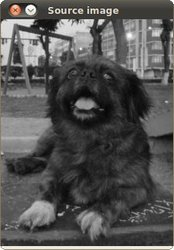
#> input picture Computer-Vision/opencv-course/images/dog1.jpeg, 174 x 250 px
$ python histogram.py
#> lines starting #> are read from the running program, lines starting #| are printed output that depends on the picture
from __future__ import print_function
import cv2 as cv
import matplotlib.pyplot as plt

if __name__ == "__main__":
    img = cv.imread('images/dog1.jpeg')
#> img is the input picture: shape (250, 174, 3); mean B, G, R 82.6, 83.6, 84.1
    gray_img = cv.cvtColor(img, cv.COLOR_BGR2GRAY)
    dst = cv.equalizeHist(gray_img)
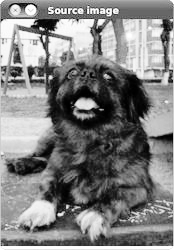
#> dst: shape (250, 174); min 0, max 255, mean 128.4
    gray_hst = cv.calcHist([gray_img], [0], None, [256], [0, 256])
#> gray_hst = 256 values, max 726 at index 58, min 0 at index 0, mean 169.9
    gray_hst_dst = cv.calcHist([dst], [0], None, [256], [0, 256])
#> gray_hst_dst = 256 values, max 726 at index 103, min 0 at index 11, mean 169.9
    cv.imshow('Source image', img)
    cv.imshow('Source gray image', dst)
    cv.imshow('Equalized Image', gray_img)

    plt.figure()
    plt.title("GrayScale Histogram")
    plt.xlabel('Bins')
    plt.ylabel('# of pixels')
    plt.plot(gray_hst_dst)
    plt.xlim([0, 255])
    plt.show()
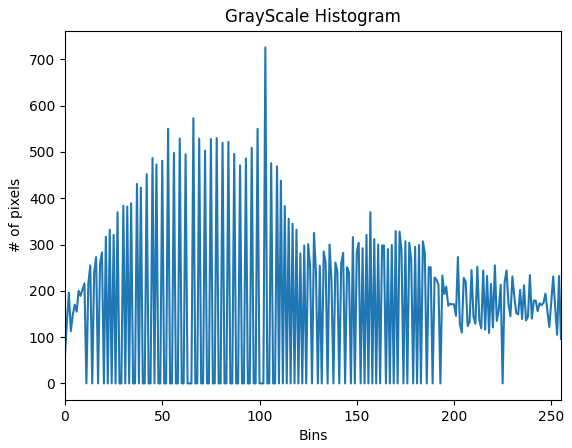
#> figure drawn by matplotlib, 1 panel; curve peaks at x = 103, y = 726
    cv.waitKey()

$ run again, with Computer-Vision/opencv-course/images/dog2.jpeg copied over Computer-Vision/opencv-course/images/dog1.jpeg
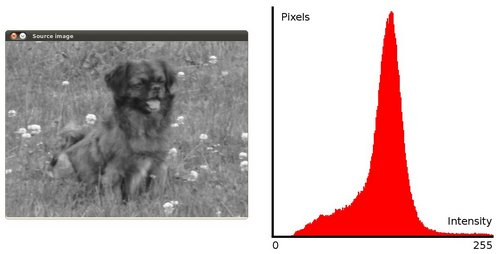
#> input picture Computer-Vision/opencv-course/images/dog2.jpeg, 500 x 254 px
#> img is the input picture: shape (254, 500, 3); mean B, G, R 187.5, 187.8, 204.2
#> `dst = cv.equalizeHist(gray_img)`:
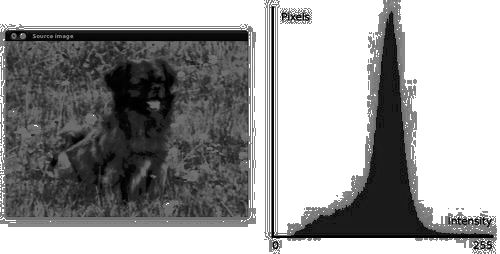
#> dst: shape (254, 500); min 0, max 255, mean 156.3
#> gray_hst = 256 values, max 59579 at index 255, min 0 at index 2, mean 496.1
#> gray_hst_dst = 256 values, max 59579 at index 255, min 0 at index 7, mean 496.1
#> `plt.show()`:
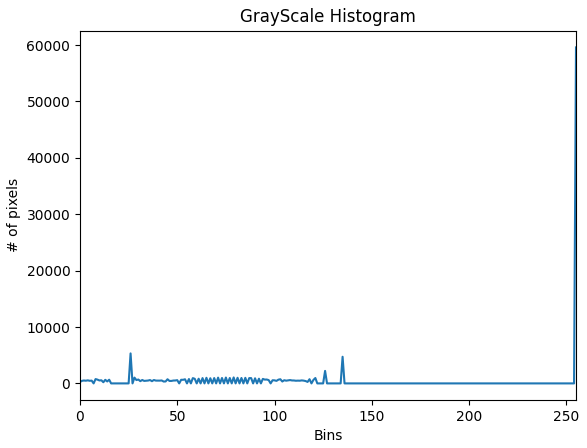
#> figure drawn by matplotlib, 1 panel; curve peaks at x = 255, y = 59579

$ run again, with Computer-Vision/opencv-course/images/grouppeople.jpeg copied over Computer-Vision/opencv-course/images/dog1.jpeg
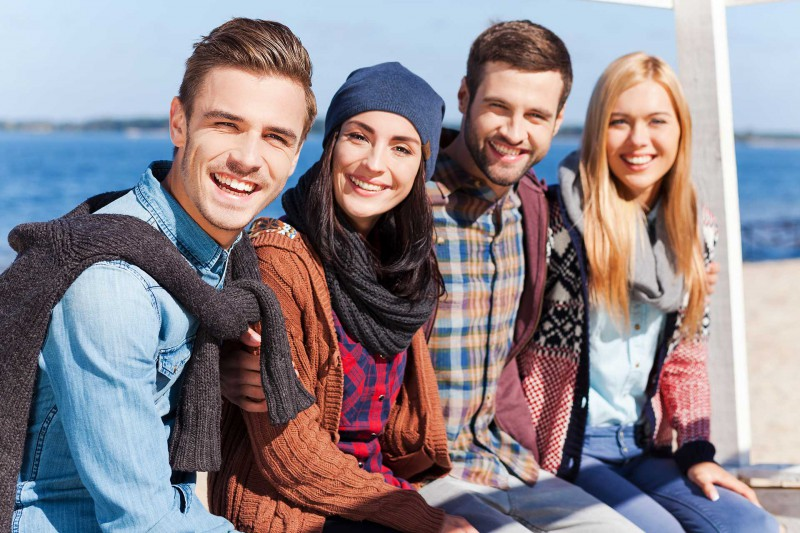
#> input picture Computer-Vision/opencv-course/images/grouppeople.jpeg, 800 x 533 px
#> img is the input picture: shape (533, 800, 3); mean B, G, R 139.7, 132.6, 141.4
#> `dst = cv.equalizeHist(gray_img)`:
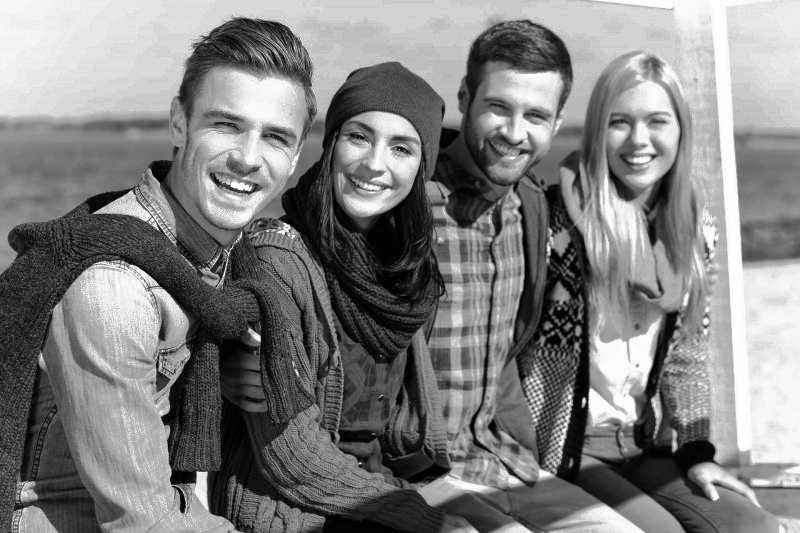
#> dst: shape (533, 800); min 0, max 255, mean 128.2
#> gray_hst = 256 values, max 9881 at index 212, min 14 at index 255, mean 1665.6
#> gray_hst_dst = 256 values, max 9881 at index 211, min 0 at index 36, mean 1665.6
#> `plt.show()`:
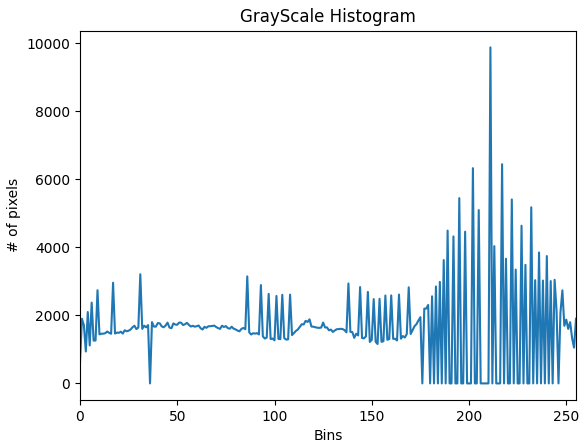
#> figure drawn by matplotlib, 1 panel; curve peaks at x = 211, y = 9881

$ run again, with Computer-Vision/opencv-course/images/oneperson.jpeg copied over Computer-Vision/opencv-course/images/dog1.jpeg
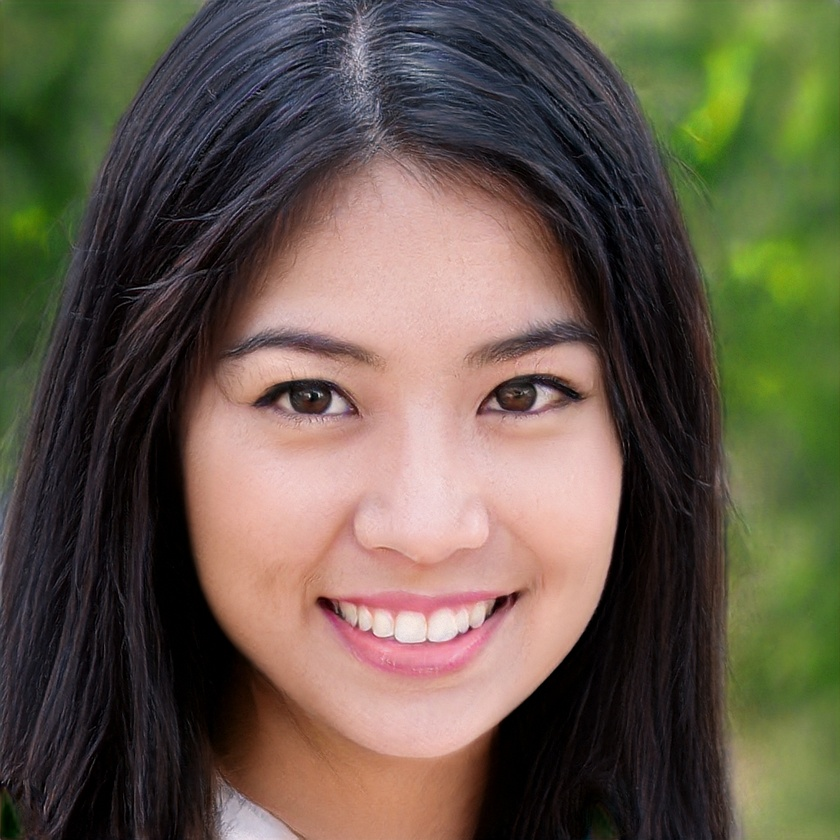
#> input picture Computer-Vision/opencv-course/images/oneperson.jpeg, 840 x 840 px, shrunk from 1024 x 1024 before the run
#> img is the input picture: shape (840, 840, 3); mean B, G, R 74.5, 90, 100.7
#> `dst = cv.equalizeHist(gray_img)`:
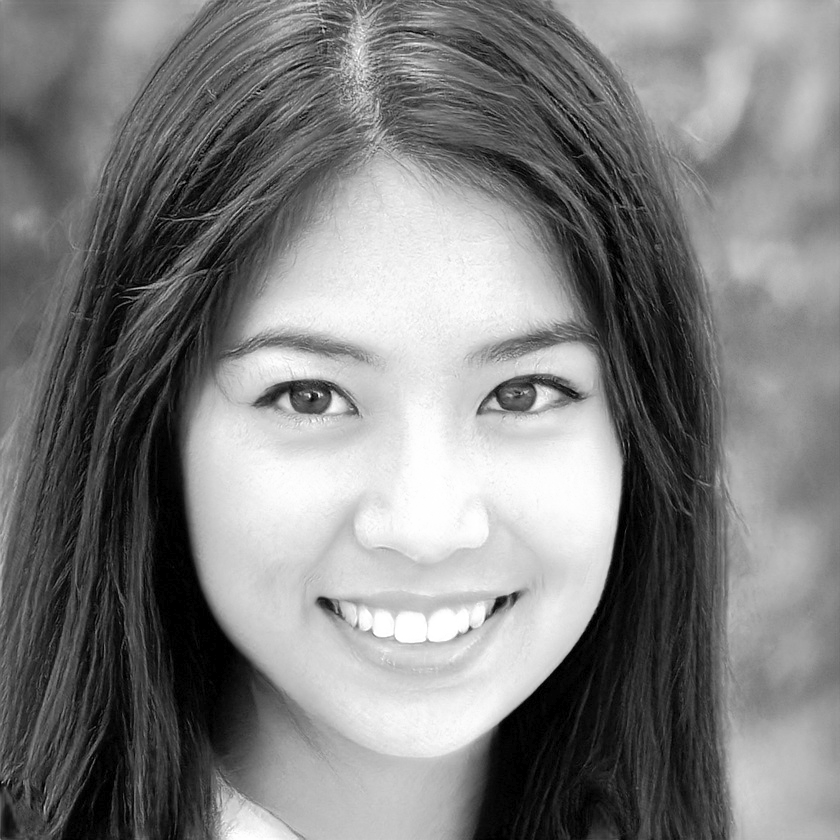
#> dst: shape (840, 840); min 0, max 255, mean 126.5
#> gray_hst = 256 values, max 11565 at index 1, min 0 at index 242, mean 2756.2
#> gray_hst_dst = 256 values, max 11565 at index 4, min 0 at index 1, mean 2756.2
#> `plt.show()`:
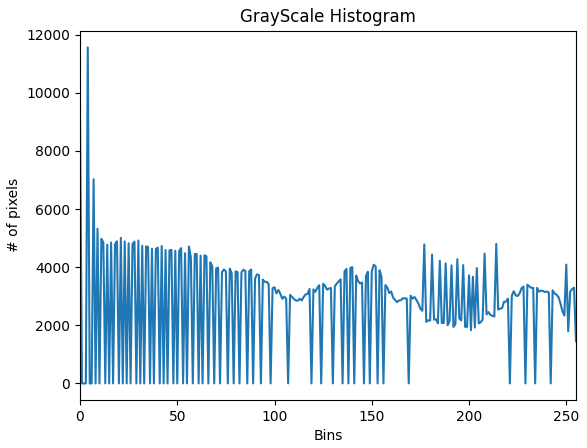
#> figure drawn by matplotlib, 1 panel; curve peaks at x = 4, y = 11565
